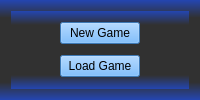
      <widget class="QWidget" name="LandingPage">
       <property name="sizePolicy">
        <sizepolicy hsizetype="Expanding" vsizetype="Expanding">
         <horstretch>0</horstretch>
         <verstretch>0</verstretch>
        </sizepolicy>
       </property>
       <property name="focusPolicy">
        <enum>Qt::FocusPolicy::StrongFocus</enum>
       </property>
       <property name="styleSheet">
        <string notr="true">background-color: qlineargradient(spread:reflect, x1:0.5, y1:0, x2:0.5, y2:0.5, stop:0 rgba(36, 70, 178, 255), stop:0.357143 rgba(49, 49, 49, 255));</string>
       </property>
       <layout class="QGridLayout" name="gridLayout_6">
        <item row="0" column="0">
         <widget class="QWidget" name="verticalWidget" native="true">
          <property name="sizePolicy">
           <sizepolicy hsizetype="Expanding" vsizetype="Expanding">
            <horstretch>0</horstretch>
            <verstretch>0</verstretch>
           </sizepolicy>
          </property>
          <property name="styleSheet">
           <string notr="true">background-color: qlineargradient(spread:reflect, x1:0.5, y1:0, x2:0.5, y2:0.5, stop:0 rgba(36, 70, 178, 255), stop:0.357143 rgba(49, 49, 49, 255));</string>
          </property>
          <layout class="QGridLayout" name="gridLayout_5">
           <item row="0" column="1" alignment="Qt::AlignmentFlag::AlignVCenter">
            <widget class="QPushButton" name="StartNew">
             <property name="sizePolicy">
              <sizepolicy hsizetype="Expanding" vsizetype="Expanding">
               <horstretch>0</horstretch>
               <verstretch>0</verstretch>
              </sizepolicy>
             </property>
             <property name="styleSheet">
              <string notr="true">background-color: rgb(85, 170, 255);
color: rgb(0, 0, 0);
font: 36pt &quot;Segoe UI&quot;;</string>
             </property>
             <property name="text">
              <string>New Game</string>
             </property>
            </widget>
           </item>
           <item row="0" column="0">
            <spacer name="horizontalSpacer_8">
             <property name="orientation">
              <enum>Qt::Orientation::Horizontal</enum>
             </property>
             <property name="sizeHint" stdset="0">
              <size>
               <width>40</width>
               <height>20</height>
              </size>
             </property>
            </spacer>
           </item>
           <item row="0" column="2">
            <spacer name="horizontalSpacer_9">
             <property name="orientation">
              <enum>Qt::Orientation::Horizontal</enum>
             </property>
             <property name="sizeHint" stdset="0">
              <size>
               <width>40</width>
               <height>20</height>
              </size>
             </property>
            </spacer>
           </item>
           <item row="1" column="1" alignment="Qt::AlignmentFlag::AlignVCenter">
            <widget class="QPushButton" name="LoadGame">
             <property name="sizePolicy">
              <sizepolicy hsizetype="Expanding" vsizetype="Expanding">
               <horstretch>0</horstretch>
               <verstretch>0</verstretch>
              </sizepolicy>
             </property>
             <property name="styleSheet">
              <string notr="true">background-color: rgb(85, 170, 255);
color: rgb(0, 0, 0);
font: 36pt &quot;Segoe UI&quot;;
</string>
             </property>
             <property name="text">
              <string>Load Game</string>
             </property>
            </widget>
           </item>
          </layout>
         </widget>
        </item>
       </layout>
      </widget>
